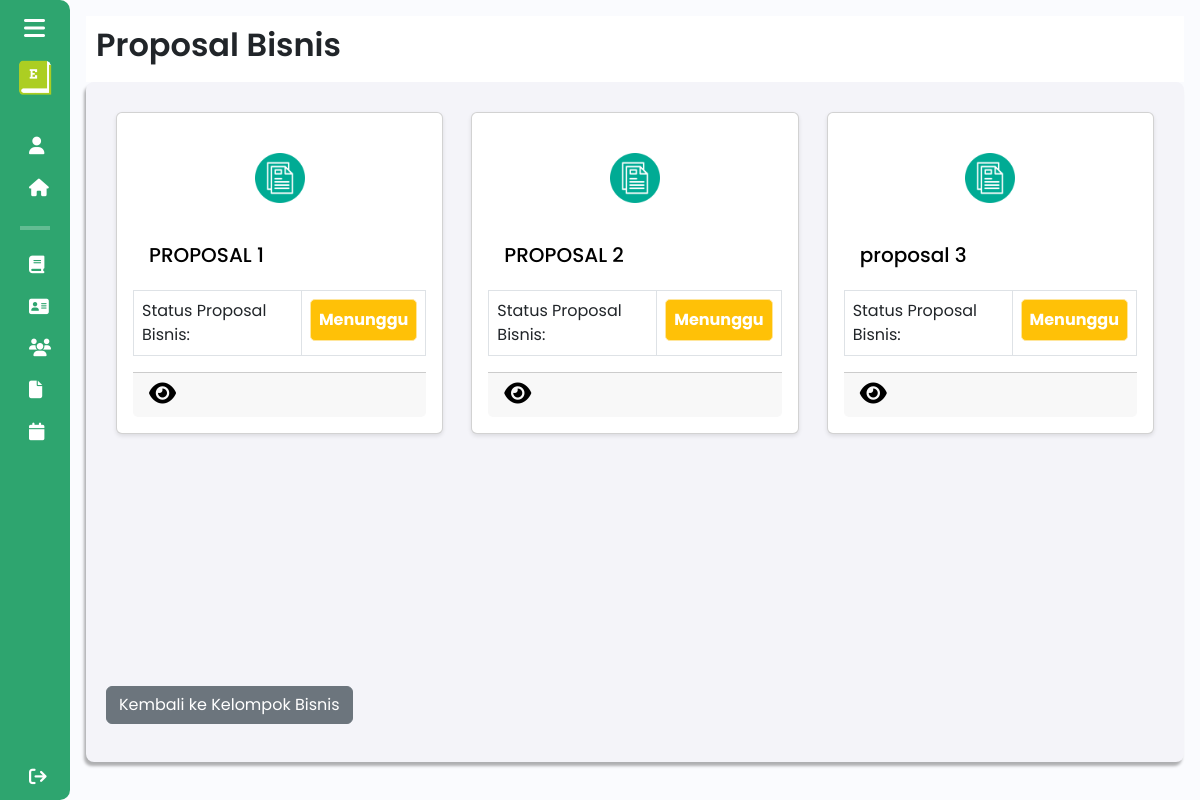
The app's page /admin/proposal_bisnis?id_kelompok=25 (signed in) with its own data.
### tables this page shows
CREATE TABLE `proposal_bisnis_backup` (
  `id` int(11) NOT NULL DEFAULT 0,
  `judul_proposal` varchar(255) NOT NULL,
  `tahapan_bisnis` varchar(25) NOT NULL,
  `sdg` text NOT NULL,
  `kategori` varchar(255) DEFAULT NULL,
  `other_category` varchar(255) DEFAULT NULL,
  `proposal_pdf` varchar(255) NOT NULL,
  `kelompok_id` int(11) NOT NULL,
  `status` enum('menunggu','ditolak','disetujui') DEFAULT 'menunggu',
  `ide_bisnis` varchar(255) DEFAULT NULL,
  `feedback` varchar(2000) DEFAULT NULL,
  `anggaran` varchar(255) DEFAULT NULL
);

### components/pages/admin/proposal_bisnis_admin.php (the view, shortened to what this page needs)
<?php
include $_SERVER['DOCUMENT_ROOT'] . '/Entree/config/db_connection.php';
$id_kelompok = isset($_GET['id_kelompok']) ? $_GET['id_kelompok'] : null;
if ($id_kelompok) {
    $sql = "SELECT * FROM proposal_bisnis_backup WHERE kelompok_id = $id_kelompok";
    $result = $conn->query($sql);
}
?>
<!DOCTYPE html>
<html lang="en">
<head>
    <link href="https://cdn.lineicons.com/4.0/lineicons.css" rel="stylesheet" />
    <link href="https://cdn.jsdelivr.net/npm/bootstrap@5.3.0-alpha3/dist/css/bootstrap.min.css" rel="stylesheet"
>
    <link rel="stylesheet" href="/Entree/assets/css/proposal_bisnis.css">
</head>
<body>
    <div class="wrapper">
        <?php
        include 'sidebar_admin.php';
        ?>
        <div class="main p-3">
            <div class="main_header">
                <?php
                    include 'header_admin.php';
                ?>
            </div>
            <div class="main_wrapper">
                <div class="container-of-card-container" style="min-height: 70vh;">
                    <div class="card-container">
                        <?php
                        if ($result && mysqli_num_rows($result) > 0) {
                            while ($proposal = mysqli_fetch_assoc($result)) {
                                $id = $proposal['id'];
                                ?>
                                <div class="card" style="width: 33%; margin: 10px;">
                                    <div class="card-icon text-center py-4">
                                        <img src="\Entree\assets\img\document-file_6424455.png" alt="Dokumen" style="width: 50px; height: 50px;">
                                    </div>
                                    <div class="card-body m-0">
                                        <h5 class="card-title"><?php echo htmlspecialchars($proposal['judul_proposal']); ?></h5>
                                    </div>
                                    <table class="table table-bordered m-0 styled-table">
                                        <tbody>
                                            <tr>
                                            <td style="width: 60%;">Status Proposal Bisnis:</td>
                                                <td>
                                                    <?php
                                                        if ($proposal['status'] == 'disetujui') {
                                                            echo '<p class="alert alert-success text-white fw-bold text-center p-2 m-0" style="background-color:#2ea56f; border-radius: 5px;" role="alert">Disetujui</p>';
                                                        } elseif ($proposal['status'] == 'ditolak') {
                                                            echo '<p class="alert alert-danger text-white fw-bold text-center p-2 m-0" style="background-color:#dc3545; border-radius: 5px;" role="alert">Ditolak</p>';
                                                        } else {
                                                            echo '<p class="alert alert-warning text-white fw-bold text-center p-2 m-0" style="background-color: #ffc107; border-radius: 5px;" role="alert">Menunggu</p>';
                                                        }
                                                    ?>
                                                </td>
                                            </tr>
                                        </tbody>
                                    </table>
                                    <div class="card-footer">
                                    <a href="detail_proposal_bisnis?id=<?php echo $id; ?>&id_kelompok=<?php echo $id_kelompok; ?>">
                                        <i class="fa-solid fa-eye detail-icon" data-bs-toggle="tooltip" data-bs-custom-class="custom-tooltip" data-bs-title="Lihat Detail Proposal Bisnis"></i>
                                    </a>
                                    </div>
                                </div>
                                <?php
                            }
                        } else {
                            echo '<div class="alert alert-warning" role="alert">Belum ada proposal untuk kelompok ini.</div>';
                        }
                        ?>
                    </div>
                </div>
                <div class="mt-2" onclick="window.location.href='detail_kelompok?id_kelompok=<?php echo $id_kelompok; ?>'">
                    <button class="btn btn-secondary mt-3" data-bs-toggle="tooltip" data-bs-custom-class="custom-tooltip" data-bs-title="Tekan Untuk Kembali">Kembali ke Kelompok Bisnis</button>
                </div>
            </div>
        </div>
    </div>
</body>
</html>

### assets/css/proposal_bisnis.css (style rules this page uses)
body { font-family: Arial, sans-serif; }
.card { text-decoration: none; display: block; background-color: white; border-radius: 10px; box-shadow: 0 4px 8px rgba(0, 0, 0, 0.1); transition: transform 0.3s ease, box-shadow 0.3s ease; width: 50%; padding: 20px; color: black; }
.card { border: 1px solid #000; border-radius: 8px; padding: 16px; width: 100%; background-color: #00cc66; margin: 20px auto; box-shadow: 0 2px 4px rgba(0, 0, 0, 0.1); }
.card-body { display: flex; justify-content: space-between; margin-top: 8px; font-size: 14px; color: #666; max-height: 63px; overflow-y: hidden; }
.card-footer { display: block; margin-top: 16px; font-size: 16px; font-weight: bold; color: #000; }
.card-footer { display: flex; justify-content: space-between; align-items: center; }
.card-footer a { margin: 0; padding: 0; }
.card .card-header, .card .card-body { color: #000; }
.card-header .edit-icon, .card-footer .delete-icon, .card-footer .detail-icon { font-size: 24px; cursor: pointer; color: #000; transition: transform 0.2s, color 0.2s; }
.main_wrapper .card-container { display: flex; flex-wrap: wrap; justify-content: space-evenly; gap: 8px; }
.main_wrapper .card-container .card { flex: 1 1 calc(30% - 8px); max-width: 33%; box-sizing: border-box; flex-wrap: wrap; margin: 0; }

### assets/css/sidebar.css (style rules this page uses)
a { text-decoration: none; }
body { font-family: "Poppins", sans-serif; }
.wrapper { display: flex; }
.main { min-height: 100vh; width: 100%; overflow: hidden; transition: all 0.35s ease-in-out; background-color: #fafbfe; }
.main_wrapper { width: 100%; height: 85vh; background-color: #f4f4f9; box-shadow: -2px 4px 3px rgba(0, 0, 0, 0.3); margin: 0; padding: 20px; overflow-y: auto; border-radius: 8px; }

### assets/css/header.css (style rules this page uses)
a { text-decoration: none; }
body { font-family: "Poppins", sans-serif; }
.main_header { display: flex; justify-content: space-between; align-items: center; padding: 5px; background-color: #fff; min-height: 50px; }

### records on screen
proposal_bisnis_backup: judul_proposal "PROPOSAL 1", status "Menunggu"
proposal_bisnis_backup: judul_proposal "PROPOSAL 2", status "Menunggu"
proposal_bisnis_backup: judul_proposal "proposal 3", status "Menunggu"

### other values on screen
$pageTitle "Proposal Bisnis"
